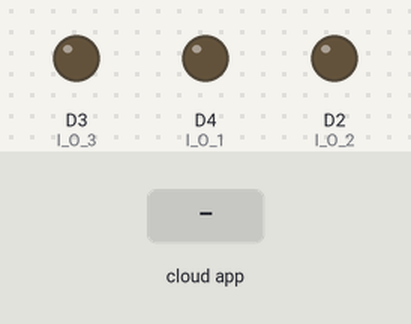
The sketch below on a simulated ESP8266 (NodeMCU). On the bench: output pins drawn as LEDs (lit = HIGH). Dashed ring = blinking. Inputs (shaded band) come from the test bench. WiFi joins after 1.5 s; servers stay silent unless stated; no MQTT or app messages arrive unless stated; what the sketch prints to the serial monitor is not drawn.

Above: at 2.7 s.
2.8 s: the phone or cloud app sets Assistant to BLINK
At 3.1 s:
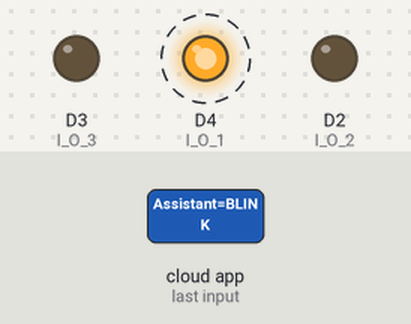
5.8 s: the phone or cloud app sets Assistant to ON
At 6.3 s:
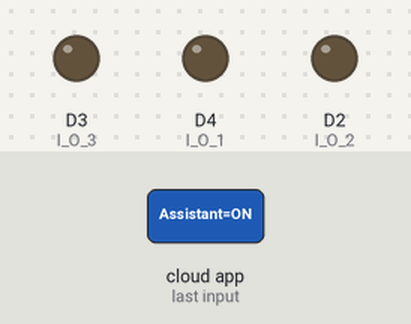
7.3 s: the phone or cloud app sets Assistant to OFF
At 8.3 s:
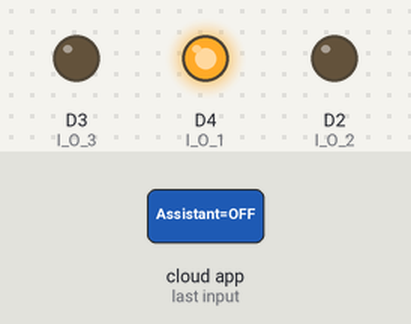
Timing chart, 0 to 10.3 s (numbered marks = the images above; inputs shaded):
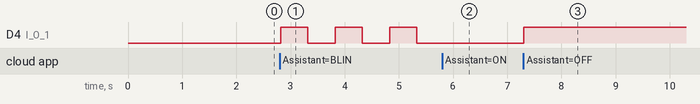

The sketch:

TESTING_ESP5.ino
```cpp
#include <ESP8266WiFi.h>
#include "Adafruit_MQTT.h"
#include "Adafruit_MQTT_Client.h"

#define I_O_1            LED_BUILTIN
#define I_O_2            D2
#define I_O_3            D3
#define I_O_4            D4

/************************* WIFI Configuration *********************************/

#define WLAN_SSID       "EazyLife"             // Your SSID
#define WLAN_PASS       "eazylife7"        // Your password

/************************* Adafruit.io Setup *********************************/

#define AIO_SERVER      "io.adafruit.com" //Adafruit Server
#define AIO_SERVERPORT  1883
#define AIO_USERNAME    "DEAZYLIFE"            // Username
#define AIO_KEY         "aio_EstY17lNwMlRImaeJ0n6gvFw4iWw"   // Auth Key

//WIFI CLIENT
WiFiClient client;

Adafruit_MQTT_Client mqtt(&client, AIO_SERVER, AIO_SERVERPORT, AIO_USERNAME, AIO_KEY);

Adafruit_MQTT_Subscribe FEED_1 = Adafruit_MQTT_Subscribe(&mqtt, AIO_USERNAME"/feeds/Assistant"); // Feeds name should be same everywhere

char *value;
String message, GETMESS = "OFF";

int ledState = LOW;

unsigned long previousMillis = 0;
const long interval = 500;

void MQTT_connect();

void setup() {
  Serial.begin(115200);

  pinMode(I_O_1, OUTPUT);
  pinMode(I_O_2, OUTPUT);
  pinMode(I_O_3, OUTPUT);
  pinMode(I_O_4, OUTPUT);
  digitalWrite(I_O_1, HIGH);
  digitalWrite(I_O_2, LOW);
  digitalWrite(I_O_3, LOW);
  digitalWrite(I_O_4, LOW);

  // Connect to WiFi access point.
  Serial.println(); Serial.println();
  Serial.print("Connecting to ");
  Serial.println(WLAN_SSID);

  WiFi.begin(WLAN_SSID, WLAN_PASS);
  while (WiFi.status() != WL_CONNECTED) {
    delay(500);
    Serial.print(".");
  }
  Serial.println();

  Serial.println("WiFi connected");
  Serial.println("IP address: ");
  Serial.println(WiFi.localIP());

  mqtt.subscribe(&FEED_1);
}

void loop() {

  MQTT_connect();


  Adafruit_MQTT_Subscribe *subscription;
  while ((subscription = mqtt.readSubscription(500))) {

    /********************* CHECK FEED1 ************************/

    if (subscription == &FEED_1) {
      value = (char *)FEED_1.lastread;
      message = String(value);
      message.trim();
      message.toUpperCase();

      Serial.print(F("Got: "));
      Serial.println(message);

      if (message.indexOf("ON") > -1) {
        digitalWrite(I_O_1, LOW);
        Serial.println("HIGH");
        GETMESS = "ON";
      }
      else if (message.indexOf("OFF") > -1) {
        digitalWrite(I_O_1, HIGH);
        Serial.println("LOW");
        GETMESS = "OFF";
      }
      else if (message.indexOf("BLINK") > -1) {
        GETMESS = "BLINK";
      Serial.println("BLINK");
      }
    }
    if (GETMESS == "BLINK") {
      unsigned long currentMillis = millis();
      if (currentMillis - previousMillis >= interval) {
        previousMillis = currentMillis;
        if (ledState == LOW) {
          ledState = HIGH;  // Note that this switches the LED *off*
        } else {
          ledState = LOW;  // Note that this switches the LED *on*
        }
        digitalWrite(LED_BUILTIN, ledState);
      }
    }
  }
  if (GETMESS == "BLINK") {
    unsigned long currentMillis = millis();
    if (currentMillis - previousMillis >= interval) {
      previousMillis = currentMillis;
      if (ledState == LOW) {
        ledState = HIGH;  // Note that this switches the LED *off*
      } else {
        ledState = LOW;  // Note that this switches the LED *on*
      }
      digitalWrite(LED_BUILTIN, ledState);
    }
  }
}

void MQTT_connect() {
  int8_t ret;

  if (mqtt.connected()) {
    return;
  }

  Serial.print("Connecting to MQTT... ");

  uint8_t retries = 3;

  while ((ret = mqtt.connect()) != 0) {
    Serial.println(mqtt.connectErrorString(ret));
    Serial.println("Retrying MQTT connection in 5 seconds...");
    mqtt.disconnect();
    delay(5000);
    retries--;
    if (retries == 0) {
      while (1);
    }
  }
  Serial.println("MQTT Connected!");
}
```

Measured:
- after the input at 2.8 s, D4 (I_O_1): alternates HIGH for 0.50 s and LOW for 0.50 s, starting at once
- after the input at 5.8 s, D4 (I_O_1): stays LOW (without the input it goes to HIGH after 0.04 s)
- after the input at 7.3 s, D4 (I_O_1): LOW → HIGH at once
